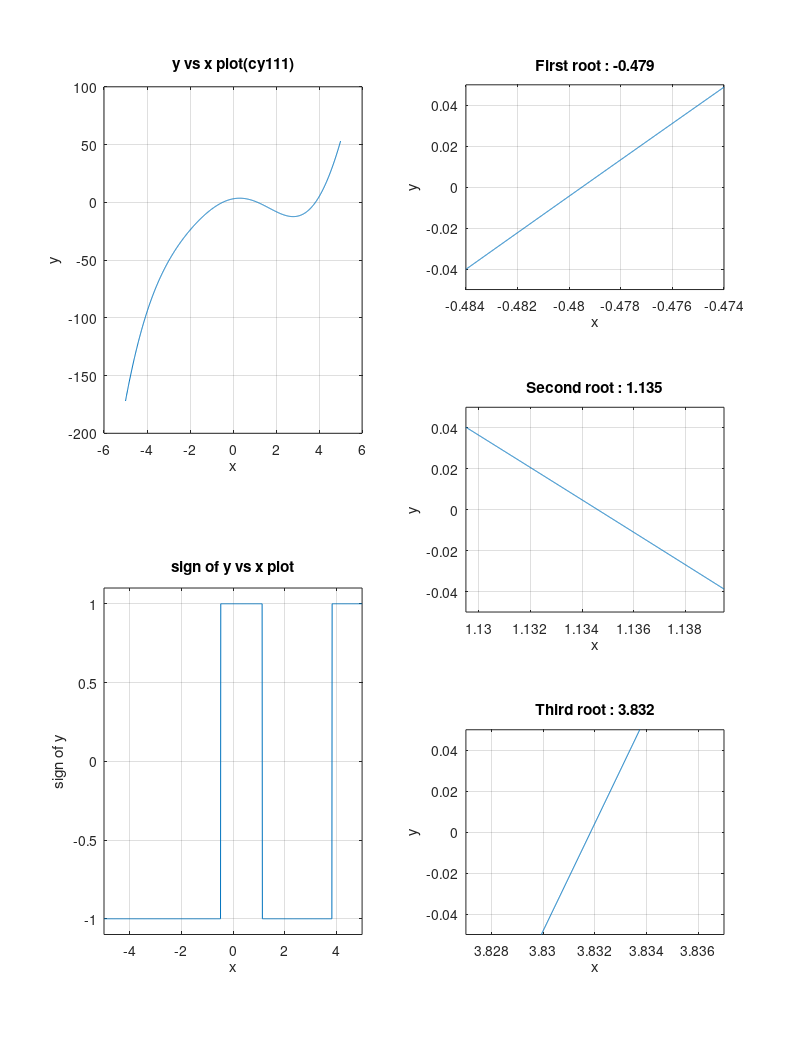

Write the MATLAB code that produced this figure.
%[ThreeRoots.m]
%[Cemal Yagcioglu]
%[October 16,2016]
% I have adhered to all the tenets of the 
% Duke Community Standard in creating this code.
% Signed: [cy111]
%axis koy
x=linspace(-5,5,1000)
y=x.^3-3.*x.^2+5.*x.*sin(pi.*x./4-5.*pi./4)+3

figure
subplot(2,2,1)
plot(x,y)
xlabel('x')
ylabel('y')
title('y vs x plot(cy111)')
grid on
hold on

y2=sign(y)
subplot(2,2,3)
plot(x,y2)
axis([-5,5,-1.1,1.1])
xlabel('x')
ylabel('sign of y')
title('sign of y vs x plot')
grid on
hold on

subplot(3,2,2) 
root1x=linspace(-0.484,-0.474,1000)
x=root1x
y2=(x.^3-3.*x.^2+5.*x.*sin(pi.*x./4-5.*pi./4)+3)
plot(root1x,y2)
axis([-0.484,-0.474,-0.05,0.05])
xlabel('x')
ylabel('y')
title('First root : -0.479')
grid on

subplot(3,2,4)
root2x=linspace(1.1295,1.1395,1000)
x=root2x
y3=(x.^3-3.*x.^2+5.*x.*sin(pi.*x./4-5.*pi./4)+3)
plot(root2x,y3)
axis([1.1295,1.1395,-0.05,0.05])
xlabel('x')
ylabel('y')
title('Second root : 1.135')
grid on

subplot(3,2,6)
root3x=linspace(3.827,3.837,1000)
x=root3x
y4=(x.^3-3.*x.^2+5.*x.*sin(pi.*x./4-5.*pi./4)+3)
plot(root3x,y4)
axis([3.827,3.837,-0.05,0.05])
grid on
xlabel('x')
ylabel('y')
title('Third root : 3.832')
orient tall
print -depsc ThreeRoots
%-0.48000
%1.13400
%3.83200
%y



